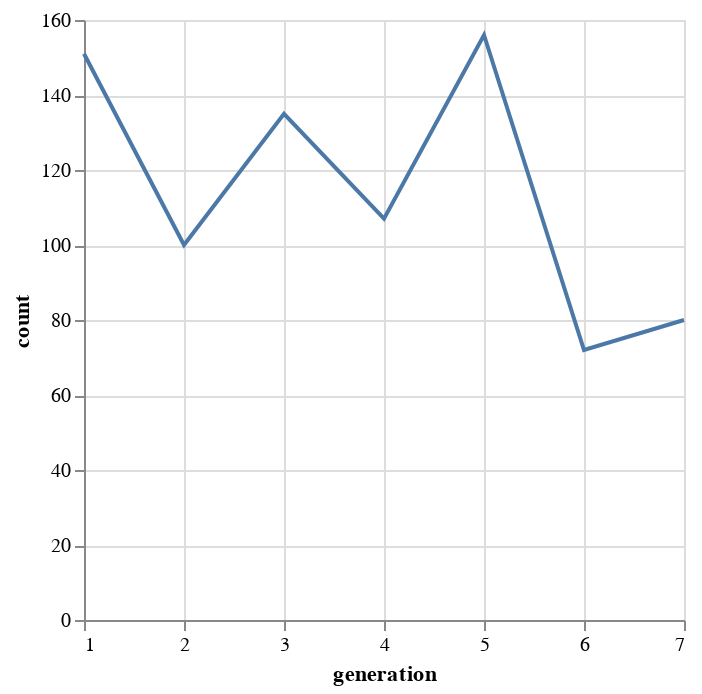

This figure's notebook cell:
### Code cell
# Line chart
alt.Chart(generation).mark_line().encode(
    x = 'generation',
    y = 'count'
)

### Figure 1 — Vega-Lite specification as saved in the notebook (floating-point values rounded to 4 significant figures)
{"config": {"view": {"continuousWidth": 300, "continuousHeight": 300}}, "data": {"name": "data-884058a966a1013b1f998b297580751d"}, "mark": {"type": "line"}, "encoding": {"x": {"field": "generation", "type": "quantitative"}, "y": {"field": "count", "type": "quantitative"}}, "$schema": "https://vega.github.io/schema/vega-lite/v5.20.1.json", "datasets": {"data-884058a966a1013b1f998b297580751d": [{"generation": 1, "count": 151}, {"generation": 2, "count": 100}, {"generation": 3, "count": 135}, {"generation": 4, "count": 107}, {"generation": 5, "count": 156}, {"generation": 6, "count": 72}, {"generation": 7, "count": 80}]}}
